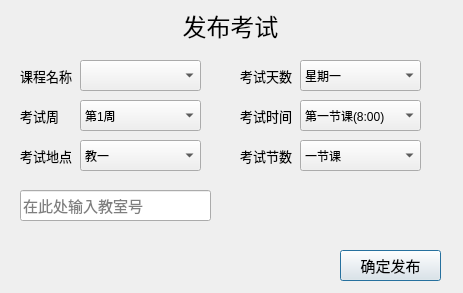
<?xml version="1.0" encoding="UTF-8"?>
<ui version="4.0">
 <class>addexam</class>
 <widget class="QDialog" name="addexam">
  <property name="geometry">
   <rect>
    <x>0</x>
    <y>0</y>
    <width>463</width>
    <height>293</height>
   </rect>
  </property>
  <property name="windowTitle">
   <string>Dialog</string>
  </property>
  <widget class="QComboBox" name="place">
   <property name="geometry">
    <rect>
     <x>80</x>
     <y>140</y>
     <width>121</width>
     <height>31</height>
    </rect>
   </property>
   <item>
    <property name="text">
     <string>教一</string>
    </property>
   </item>
   <item>
    <property name="text">
     <string>教二</string>
    </property>
   </item>
   <item>
    <property name="text">
     <string>教三</string>
    </property>
   </item>
   <item>
    <property name="text">
     <string>教四</string>
    </property>
   </item>
   <item>
    <property name="text">
     <string>主楼</string>
    </property>
   </item>
   <item>
    <property name="text">
     <string>体育馆</string>
    </property>
   </item>
   <item>
    <property name="text">
     <string>操场</string>
    </property>
   </item>
  </widget>
  <widget class="QLabel" name="label_6">
   <property name="geometry">
    <rect>
     <x>20</x>
     <y>100</y>
     <width>71</width>
     <height>31</height>
    </rect>
   </property>
   <property name="font">
    <font>
     <pointsize>10</pointsize>
    </font>
   </property>
   <property name="text">
    <string>考试周</string>
   </property>
  </widget>
  <widget class="QLabel" name="label_8">
   <property name="geometry">
    <rect>
     <x>240</x>
     <y>100</y>
     <width>81</width>
     <height>31</height>
    </rect>
   </property>
   <property name="font">
    <font>
     <pointsize>10</pointsize>
    </font>
   </property>
   <property name="text">
    <string>考试时间</string>
   </property>
  </widget>
  <widget class="QComboBox" name="start">
   <property name="geometry">
    <rect>
     <x>300</x>
     <y>100</y>
     <width>121</width>
     <height>31</height>
    </rect>
   </property>
   <item>
    <property name="text">
     <string>第一节课(8:00)</string>
    </property>
   </item>
   <item>
    <property name="text">
     <string>第二节课(9:00)</string>
    </property>
   </item>
   <item>
    <property name="text">
     <string>第三节课(10:00)</string>
    </property>
   </item>
   <item>
    <property name="text">
     <string>第四节课(11:00)</string>
    </property>
   </item>
   <item>
    <property name="text">
     <string>第五节课(13:00)</string>
    </property>
   </item>
   <item>
    <property name="text">
     <string>第六节课(14:00)</string>
    </property>
   </item>
   <item>
    <property name="text">
     <string>第七节课(15:00)</string>
    </property>
   </item>
   <item>
    <property name="text">
     <string>第八节课(16:00)</string>
    </property>
   </item>
   <item>
    <property name="text">
     <string>第九节课(17:00)</string>
    </property>
   </item>
   <item>
    <property name="text">
     <string>第十节课(19:00)</string>
    </property>
   </item>
   <item>
    <property name="text">
     <string>第十一节课(20:00)</string>
    </property>
   </item>
  </widget>
  <widget class="QComboBox" name="period">
   <property name="geometry">
    <rect>
     <x>300</x>
     <y>140</y>
     <width>121</width>
     <height>31</height>
    </rect>
   </property>
   <item>
    <property name="text">
     <string>一节课</string>
    </property>
   </item>
   <item>
    <property name="text">
     <string>两节课</string>
    </property>
   </item>
   <item>
    <property name="text">
     <string>三节课</string>
    </property>
   </item>
  </widget>
  <widget class="QLineEdit" name="classroom">
   <property name="geometry">
    <rect>
     <x>20</x>
     <y>190</y>
     <width>191</width>
     <height>31</height>
    </rect>
   </property>
   <property name="font">
    <font>
     <pointsize>11</pointsize>
    </font>
   </property>
   <property name="placeholderText">
    <string>在此处输入教室号</string>
   </property>
  </widget>
  <widget class="QComboBox" name="weekday">
   <property name="geometry">
    <rect>
     <x>300</x>
     <y>60</y>
     <width>121</width>
     <height>31</height>
    </rect>
   </property>
   <item>
    <property name="text">
     <string>星期一</string>
    </property>
   </item>
   <item>
    <property name="text">
     <string>星期二</string>
    </property>
   </item>
   <item>
    <property name="text">
     <string>星期三</string>
    </property>
   </item>
   <item>
    <property name="text">
     <string>星期四</string>
    </property>
   </item>
   <item>
    <property name="text">
     <string>星期五</string>
    </property>
   </item>
   <item>
    <property name="text">
     <string>星期六</string>
    </property>
   </item>
   <item>
    <property name="text">
     <string>星期日</string>
    </property>
   </item>
  </widget>
  <widget class="QPushButton" name="set">
   <property name="enabled">
    <bool>true</bool>
   </property>
   <property name="geometry">
    <rect>
     <x>340</x>
     <y>250</y>
     <width>101</width>
     <height>31</height>
    </rect>
   </property>
   <property name="font">
    <font>
     <pointsize>11</pointsize>
    </font>
   </property>
   <property name="text">
    <string>确定发布</string>
   </property>
  </widget>
  <widget class="QComboBox" name="week">
   <property name="geometry">
    <rect>
     <x>80</x>
     <y>100</y>
     <width>121</width>
     <height>31</height>
    </rect>
   </property>
   <item>
    <property name="text">
     <string>第1周</string>
    </property>
   </item>
   <item>
    <property name="text">
     <string>第2周</string>
    </property>
   </item>
   <item>
    <property name="text">
     <string>第3周</string>
    </property>
   </item>
   <item>
    <property name="text">
     <string>第4周</string>
    </property>
   </item>
   <item>
    <property name="text">
     <string>第5周</string>
    </property>
   </item>
   <item>
    <property name="text">
     <string>第6周</string>
    </property>
   </item>
   <item>
    <property name="text">
     <string>第7周</string>
    </property>
   </item>
   <item>
    <property name="text">
     <string>第8周</string>
    </property>
   </item>
   <item>
    <property name="text">
     <string>第9周</string>
    </property>
   </item>
   <item>
    <property name="text">
     <string>第10周</string>
    </property>
   </item>
   <item>
    <property name="text">
     <string>第11周</string>
    </property>
   </item>
   <item>
    <property name="text">
     <string>第12周</string>
    </property>
   </item>
   <item>
    <property name="text">
     <string>第13周</string>
    </property>
   </item>
   <item>
    <property name="text">
     <string>第14周</string>
    </property>
   </item>
   <item>
    <property name="text">
     <string>第15周</string>
    </property>
   </item>
   <item>
    <property name="text">
     <string>第16周</string>
    </property>
   </item>
   <item>
    <property name="text">
     <string>第17周</string>
    </property>
   </item>
   <item>
    <property name="text">
     <string>第18周</string>
    </property>
   </item>
   <item>
    <property name="text">
     <string>第19周</string>
    </property>
   </item>
  </widget>
  <widget class="QLabel" name="label_9">
   <property name="geometry">
    <rect>
     <x>20</x>
     <y>140</y>
     <width>81</width>
     <height>31</height>
    </rect>
   </property>
   <property name="font">
    <font>
     <pointsize>10</pointsize>
    </font>
   </property>
   <property name="text">
    <string>考试地点</string>
   </property>
  </widget>
  <widget class="QLabel" name="label_7">
   <property name="geometry">
    <rect>
     <x>240</x>
     <y>60</y>
     <width>81</width>
     <height>31</height>
    </rect>
   </property>
   <property name="font">
    <font>
     <pointsize>10</pointsize>
    </font>
   </property>
   <property name="text">
    <string>考试天数</string>
   </property>
  </widget>
  <widget class="QLabel" name="label">
   <property name="geometry">
    <rect>
     <x>180</x>
     <y>10</y>
     <width>101</width>
     <height>31</height>
    </rect>
   </property>
   <property name="font">
    <font>
     <pointsize>18</pointsize>
    </font>
   </property>
   <property name="text">
    <string>发布考试</string>
   </property>
   <property name="alignment">
    <set>Qt::AlignCenter</set>
   </property>
  </widget>
  <widget class="QLabel" name="label_2">
   <property name="geometry">
    <rect>
     <x>20</x>
     <y>60</y>
     <width>61</width>
     <height>31</height>
    </rect>
   </property>
   <property name="font">
    <font>
     <pointsize>10</pointsize>
    </font>
   </property>
   <property name="text">
    <string>课程名称</string>
   </property>
  </widget>
  <widget class="QLabel" name="label_5">
   <property name="geometry">
    <rect>
     <x>240</x>
     <y>140</y>
     <width>81</width>
     <height>31</height>
    </rect>
   </property>
   <property name="font">
    <font>
     <pointsize>10</pointsize>
    </font>
   </property>
   <property name="text">
    <string>考试节数</string>
   </property>
  </widget>
  <widget class="QComboBox" name="name">
   <property name="geometry">
    <rect>
     <x>80</x>
     <y>60</y>
     <width>121</width>
     <height>31</height>
    </rect>
   </property>
  </widget>
 </widget>
 <resources/>
 <connections/>
</ui>
